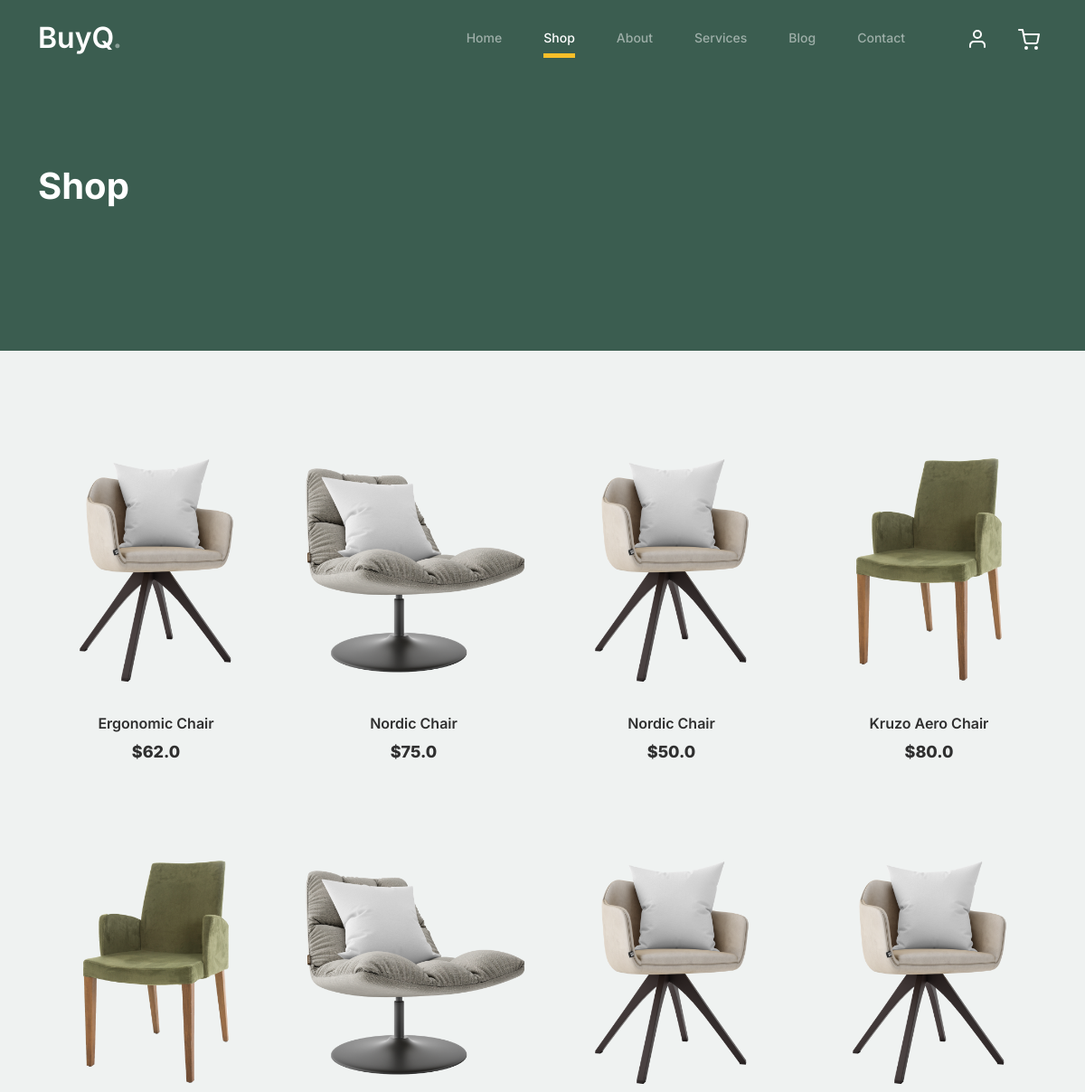
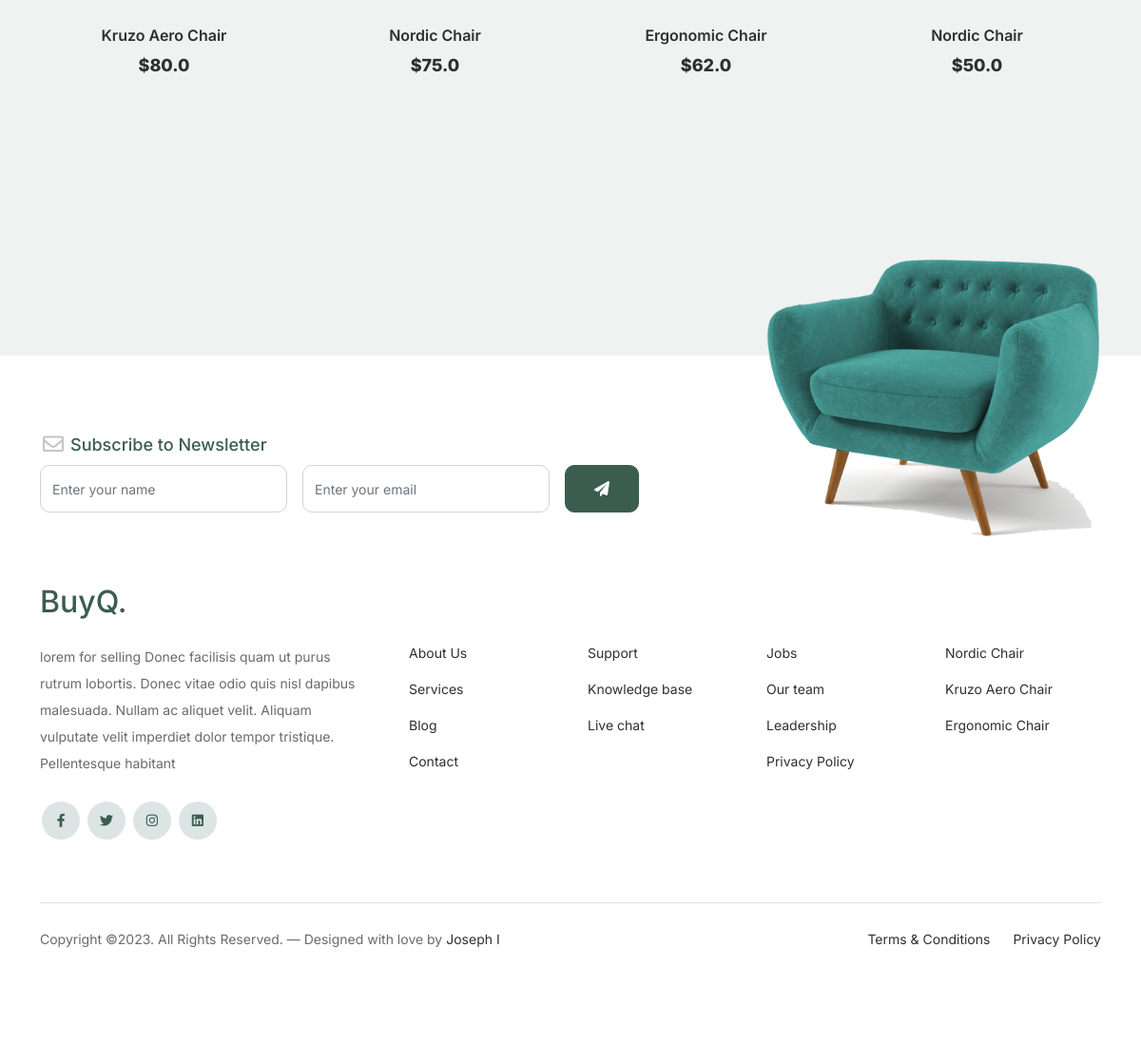
The app's page /shop/ with its own data (2 pictures, top to bottom).
### template_app/models.py (models this page shows, shortened)
class Company(models.Model):
    title = models.CharField(max_length=50)
    description = models.TextField()

class Pages(models.Model):
    page = models.CharField(max_length=20,blank=False, null=False, unique=True)
    title = models.CharField(max_length=50)
    subtitle = models.CharField(max_length=100,blank=True, null=True)
    has_button = models.BooleanField(default=False)

class Shop(models.Model):
    furniture_name = models.CharField(max_length=100, blank=False, null=False)
    price = models.FloatField()
    description = models.TextField(max_length=500)
    image = models.ImageField(upload_to='furniture', default='profile.png')
    date_posted = models.DateTimeField(auto_now_add=True)

class SocialMedia(models.Model):
    name = models.CharField( max_length=20)
    link = models.CharField(max_length=500)

### template_app/views.py (the view)
# urls.py: path('shop/', views.shop, name='shop'),
def shop(request):
    products = Shop.objects.all().order_by('?')
    products1 = Shop.objects.all().order_by('?')
    context = {
        **common_data('Shop'),
        'product_s':products,
        'products1':products1,
    }
    return render(request, 'shop.html', context)

### template_app/views.py (called while the page is built)
def common_data(pageName):
    return {
        'testmonials': Testimonials.objects.all().order_by('?'),
        'products' : Shop.objects.all().order_by('?')[:3],
        'pages': Pages.objects.all(),
        'media': SocialMedia.objects.all(),
        'company' : Company.objects.last(),
        'page': Pages.objects.get(page=pageName),
        'nav' : pageName.lower()
    }

### templates/shop.html (shortened to what this page needs)
{% extends "common.html" %}
{% load static %}
{% block main %}
	<div class="untree_co-section product-section before-footer-section">
		<div class="container">
			<div class="row">
				{% for product in product_s %}
					<div class="col-12 col-md-4 col-lg-3 mb-5">
						<a class="product-item" href="/view/{{product.id}}/">
							<img src="http://127.0.0.1:8000/media/{{ product.image }}" class="img-fluid product-thumbnail">
							<h3 class="product-title">{{ product.furniture_name }}</h3>
							<strong class="product-price">${{ product.price }}</strong>
						</a>
					</div>
				{% endfor %}
				{% for product in products1 %}
					<div class="col-12 col-md-4 col-lg-3 mb-5">
						<a class="product-item" href="#">
							<img src="http://127.0.0.1:8000/media/{{ product.image }}" class="img-fluid product-thumbnail">
							<h3 class="product-title">{{ product.furniture_name }}</h3>
							<strong class="product-price">${{ product.price }}</strong>
						</a>
					</div>
				{% endfor %}
			</div>
		</div>
	</div>
{% endblock main %}

### templates/common.html (shortened to what this page needs)
{% load static %}
<!doctype html>
<html lang="en">
<head>
		<link href="{% static 'css/bootstrap.min.css' %}" rel="stylesheet">
		<link href="https://cdnjs.cloudflare.com/ajax/libs/font-awesome/6.0.0-beta3/css/all.min.css" rel="stylesheet">
		<link href="{% static 'css/tiny-slider.css' %}" rel="stylesheet">
		<link rel="stylesheet" href="{% static 'css/style.css' %}">
	</head>
	<body>
		<nav class="custom-navbar navbar navbar navbar-expand-md navbar-dark bg-dark" arial-label="Furni navigation bar">
			<div class="container">
				<a class="navbar-brand" href="{% url 'myapp:home' %}">{{company.title}}<span>.</span></a>
				<div class="collapse navbar-collapse" id="navbarsFurni">
					<ul class="custom-navbar-nav navbar-nav ms-auto mb-2 mb-md-0">
						{% for k in pages %}
							{% if k.page != "Cart" and k.page != "View" %}
								<li class="nav-item {% if nav == k.page|lower %} active {% endif %}">
									<a class="nav-link" href="/{% if k.page|lower == 'home' %}{% else %}{{k.page|lower}}/ {% endif %}">{{ k.page }}</a>
								</li>
							{% endif %}
						{% endfor %}
					</ul>
					<ul class="custom-navbar-cta navbar-nav mb-2 mb-md-0 ms-5">
					<li><a class="nav-link" href="#"><img src="{% static 'images/user.svg' %}"></a></li>
						<li><a class="nav-link" href="{% url 'myapp:cart' %}"><img src="{% static 'images/cart.svg' %}"></a></li>
					</ul>
				</div>
			</div>
		</nav>
			<div class="hero">
				<div class="container">
					<div class="row justify-content-between">
						<div class="col-lg-5">
							<div class="intro-excerpt">
								<h1><span clsas="d-block">{{page.title}}</span></h1>
							</div>
						</div>
					</div>
				</div>
			</div>
        {% block main %}
        {% endblock %}
		<footer class="footer-section">
			<div class="container relative">
				<div class="sofa-img">
					<img src="{% static 'images/sofa.png' %}" alt="Image" class="img-fluid">
				</div>
				<div class="row">
					<div class="col-lg-8">
						<div class="subscription-form">
							<h3 class="d-flex align-items-center"><span class="me-1"><img src="{% static 'images/envelope-outline.svg' %}" alt="Image" class="img-fluid"></span><span>Subscribe to Newsletter</span></h3>
							<form action="#" class="row g-3">
								<div class="col-auto">
									<input type="text" class="form-control" placeholder="Enter your name">
								</div>
								<div class="col-auto">
									<input type="email" class="form-control" placeholder="Enter your email">
								</div>
								<div class="col-auto">
									<button class="btn btn-primary">
										<span class="fa fa-paper-plane"></span>
									</button>
								</div>
							</form>
						</div>
					</div>
				</div>
				<div class="row g-5 mb-5">
					<div class="col-lg-4">
						<div class="mb-4 footer-logo-wrap"><a href="#" class="footer-logo">{{company.title}}<span>.</span></a></div>
						<p class="mb-4">{{company.description}}</p>
						<ul class="list-unstyled custom-social">
							{% for j in media %}
								<li><a href="{{j.link}}"><span class="fa fa-brands fa-{{j.name}}"></span></a></li>
							{% endfor %}
						</ul>
					</div>
					<div class="col-lg-8">
						<div class="row links-wrap">
							<div class="col-6 col-sm-6 col-md-3">
								<ul class="list-unstyled">
									{% for j in pages %}
									  {% if j.page != "Home" and j.page != "Shop" and j.page != "Cart" and j.page != "View" %}
										<li><a href="/{{j.page|lower}}/">{{j.title}}</a></li>
									  {% endif %}
									{% endfor %}
								</ul>
							</div>
							<div class="col-6 col-sm-6 col-md-3">
								<ul class="list-unstyled">
									<li><a href="#">Support</a></li>
									<li><a href="#">Knowledge base</a></li>
									<li><a href="#">Live chat</a></li>
								</ul>
							</div>
							<div class="col-6 col-sm-6 col-md-3">
								<ul class="list-unstyled">
									<li><a href="#">Jobs</a></li>
									<li><a href="#">Our team</a></li>
									<li><a href="#">Leadership</a></li>
									<li><a href="#">Privacy Policy</a></li>
								</ul>
							</div>
							<div class="col-6 col-sm-6 col-md-3">
								<ul class="list-unstyled">
									{% for item in products %}
										<li><a href="#">{{item.furniture_name}}</a></li>
									{% endfor %}
								</ul>
							</div>
						</div>
					</div>
				</div>
				<div class="border-top copyright">
					<div class="row pt-4">
						<div class="col-lg-6">
							<p class="mb-2 text-center text-lg-start">Copyright &copy;. All Rights Reserved. &mdash; Designed with love by <a href="https://www.linkedin.com/in/joseph-indieka-234b63231/">Joseph I</a>
            </p>
						</div>
						<div class="col-lg-6 text-center text-lg-end">
							<ul class="list-unstyled d-inline-flex ms-auto">
								<li class="me-4"><a href="#">Terms &amp; Conditions</a></li>
								<li><a href="#">Privacy Policy</a></li>
							</ul>
						</div>
					</div>
				</div>
			</div>
		</footer>
	</body>
</html>

### records on screen
Company: title "BuyQ", description "lorem for selling Donec facilisis quam ut purus rutrum lobortis. Donec vitae odio quis nisl dapibus malesuada. Nullam ac aliquet velit. Aliquam vulputate velit imperdiet dolor tempor tristique. Pellentesque habitant"
Pages: page "Home"
Pages: page "Shop", title "Shop"
Pages: page "About", title "About Us"
Pages: page "Services", title "Services"
Pages: page "Blog", title "Blog"
Pages: page "Contact", title "Contact"
Shop: image (picture), furniture_name "Ergonomic Chair", price "62.0"
Shop: image (picture), furniture_name "Nordic Chair", price "75.0"
Shop: image (picture), furniture_name "Nordic Chair", price "50.0"
Shop: image (picture), furniture_name "Kruzo Aero Chair", price "80.0"
